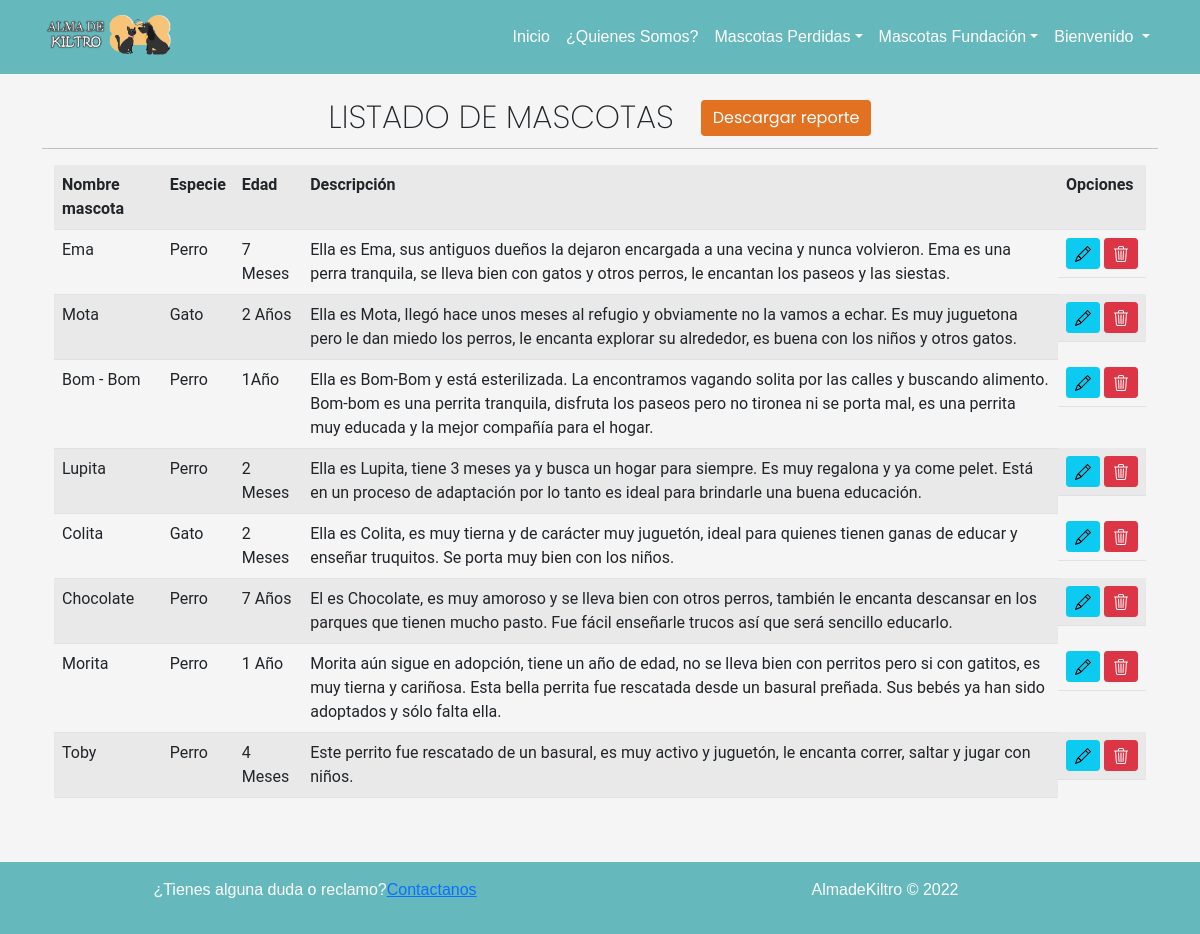
Screenshot of /listar-mascotas/ (signed in) with the database file from the repository.
### app/models.py (models this page shows, shortened)
class Mascota(models.Model):
    nombre_mascota = models.CharField(max_length=250)
    imagen = models.ImageField(upload_to="mascota", null=True)
    edad_mascota = models.CharField(max_length=250)
    sexo = models.IntegerField(choices=opciones_sexo)
    descripcion = models.TextField()
    tamaño = models.IntegerField(choices=opciones_tamaño)
    peso = models.CharField(max_length=250)
    especie = models.ForeignKey(Especie, on_delete=models.PROTECT)
    raza = models.ForeignKey(Raza, on_delete=models.PROTECT)

class Especie(models.Model):
    nombre_especie = models.CharField(max_length=250)
    def __str__(self):
        return self.nombre_especie

### app/views.py (the view)
# urls.py: path('listar-mascotas/', listar_mascotas, name="listar_mascotas"),
@permission_required('app.view_mascota')
def listar_mascotas(request):
    mascotas = Mascota.objects.all()
    data = {
        'mascotas': mascotas
    }
    return render(request, 'app/mascota/listar.html', data)

### app/templates/app/mascota/listar.html (shortened to what this page needs)
{% extends 'app/base.html' %}
{% load static %}
{% block contenido %}
<div class="container">
    <div class="row">
        <h2 class="text-center tituloListar">LISTADO DE MASCOTAS &nbsp;&nbsp;<a class="mb-1 btn btn-info text-white" href="{% url 'mascotas_all' %}" target="_blank" style="background-color:#e27222; border: #e27222;">Descargar reporte</a></h2>
        <hr>
    </div>
    <div class="table-responsive">
        <table class="table table-striped table-hover ">
            <tr>
                <th>Nombre mascota</th>
                <th>Especie</th>
                <th>Edad </th>
                <th>Descripción</th>
                <th>Opciones</th>
            </tr>
            {% for m in mascotas %}
            <tr>
                <td>{{ m.nombre_mascota | title }}</td>
                <td>{{ m.especie }}</td>
                <td>{{ m.edad_mascota }}</td>
                <td>{{ m.descripcion }}</td>
                <td class="d-flex">
                    <a href="{% url 'modificar_mascota' m.id %}" class="btn btn-info btn-sm">
                    </a>
                    <a href="#" onclick="eliminarMascota({{ m.id }})" class="btn btn-danger btn-sm">
                    </a>
                </td>
            </tr>
            {% endfor %}
        </table>
    </div>
</div>
{% endblock %}

### app/static/app/css/navbar.css (style rules this page uses)
body { font-family: 'Roboto', sans-serif; }
* { margin: 0; padding: 0; }

### app/static/app/css/style.css (style rules this page uses)
html { min-height: 100%; position: relative; }
body { background-color: whitesmoke; }
.tituloListar { font-family: 'Poppins'; font-style: ExtraLigth; font-weight:200; }

### rows the page displays
Mascota: nombre_mascota "Ema", especie "Perro", edad_mascota "7 Meses", descripcion "Ella es Ema, sus antiguos dueños la dejaron encargada a una vecina y nunca volvieron. Ema es una perra tranquila, se lleva bien con gatos y otros perros, le encantan los paseos y las siestas."
Mascota: nombre_mascota "Mota", especie "Gato", edad_mascota "2 Años", descripcion "Ella es Mota, llegó hace unos meses al refugio y obviamente no la vamos a echar. Es muy juguetona pero le dan miedo los perros, le encanta explorar su alrededor, es buena con los niños y otros gatos."
Mascota: nombre_mascota "Bom - Bom", especie "Perro", edad_mascota "1Año", descripcion "Ella es Bom-Bom y está esterilizada. La encontramos vagando solita por las calles y buscando alimento. Bom-bom es una perrita tranquila, disfruta los paseos pero no tironea ni se porta mal, es una perrita muy educada y la mejor compañía para el hogar."
Mascota: nombre_mascota "Lupita", especie "Perro", edad_mascota "2 Meses", descripcion "Ella es Lupita, tiene 3 meses ya y busca un hogar para siempre. Es muy regalona y ya come pelet. Está en un proceso de adaptación por lo tanto es ideal para brindarle una buena educación."
Mascota: nombre_mascota "Colita", especie "Gato", edad_mascota "2 Meses", descripcion "Ella es Colita, es muy tierna y de carácter muy juguetón, ideal para quienes tienen ganas de educar y enseñar truquitos. Se porta muy bien con los niños."
Mascota: nombre_mascota "Chocolate", especie "Perro", edad_mascota "7 Años", descripcion "El es Chocolate, es muy amoroso y se lleva bien con otros perros, también le encanta descansar en los parques que tienen mucho pasto. Fue fácil enseñarle trucos así que será sencillo educarlo."
Mascota: nombre_mascota "Morita", especie "Perro", edad_mascota "1 Año", descripcion "Morita aún sigue en adopción, tiene un año de edad, no se lleva bien con perritos pero si con gatitos, es muy tierna y cariñosa. Esta bella perrita fue rescatada desde un basural preñada. Sus bebés ya han sido adoptados y sólo falta ella."
Mascota: nombre_mascota "Toby", especie "Perro", edad_mascota "4 Meses", descripcion "Este perrito fue rescatado de un basural, es muy activo y juguetón, le encanta correr, saltar y jugar con niños."
